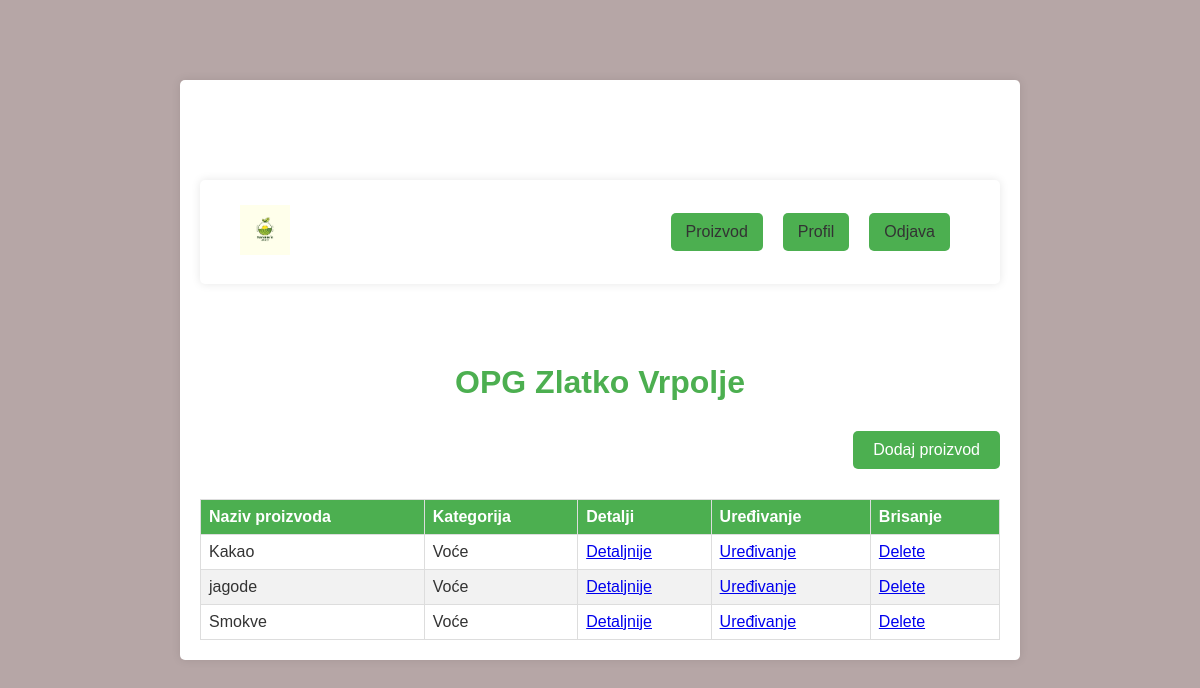
The page /list_products (signed in) on the database its author committed.
### farmapp/models.py (models this page shows, shortened)
class Farm(models.Model):
    user = models.OneToOneField(User, on_delete=models.CASCADE)
    ime = models.CharField("Ime", max_length=30)
    prezime = models.CharField("Prezime", max_length=30)
    naziv_opg = models.CharField("Naziv OPG-a", max_length=100)
    adresa = models.CharField(max_length=255)
    telefon = models.IntegerField("Telefon")
    email = models.EmailField()
    email_potvrda = models.EmailField()

class Product(models.Model):
    CATEGORY_CHOICES = [
        ('milk_product', 'Mliječni proizvodi'),
        ('fruit_product', 'Voće'),
        ('vegetables_product', 'Povrće'),
    ]
    farm = models.ForeignKey(Farm, on_delete=models.CASCADE)
    name = models.CharField(max_length=100)
    category = models.CharField(max_length=20, choices=CATEGORY_CHOICES)
    detail = models.TextField()

### farmapp/views.py (the view)
# urls.py: path('list_products', views.list_products, name="list_products"),
@login_required
def list_products(request):
    user_profile = Farm.objects.get(user=request.user)
    products = Product.objects.filter(farm=user_profile)
    return render(request, 'farmapp/product_list.html', {'products': products, 'user_profile': user_profile})

### farmapp/templates/farmapp/product_list.html (shortened to what this page needs)
{% extends 'farmapp/main.html' %}
{% load static %}
{% block site_css %}<link rel="stylesheet" href="{% static 'farmapp/product_list.css' %}">{% endblock %}
{% block content %}
{% include 'farmapp/header.html' %}
    {% if user_profile %}
        <h1 class="prodlist__name">{{ user_profile.naziv_opg }}</h1>
    {% else %}
        <h1>Opg ne postoji</h1>
    {% endif %}
    <div class="prodlist__addprod">
        <a href="{% url 'add_product' %}">Dodaj proizvod</a>
    </div>
    <table>
        <thead>
            <tr>
                <th>Naziv proizvoda</th>
                <th>Kategorija</th>
                <th>Detalji</th>
                <th>Uređivanje</th>
                <th>Brisanje</th>
            </tr>
        </thead>
        <tbody>
            {% for product in products %}
            <tr>
                <td>{{ product.name }}</td>
                <td>{{ product.get_category_display }}</td>
                <td><a href="{% url 'product_details' product.id %}">Detaljnije</a></td>
                <td><a href="{% url 'edit_product' product.id %}">Uređivanje</a></td>
                <td><a href="{% url 'delete_product' product.id %}" class="delete-link" onclick="return confirmDelete()">Delete</a></td>
            </tr>
            {% empty %}
            <tr>
                <td colspan="3">No products available.</td>
            </tr>
            {% endfor %}
        </tbody>
    </table>
{% endblock %}

### farmapp/static/farmapp/main.css (style rules this page uses)
body { background-color: rgb(182, 166, 166); }

### farmapp/static/farmapp/product_list.css (style rules this page uses)
:root { --primary-color: #4CAF50; --text-color: #333; --font-family: 'Arial', sans-serif; --popup-background-color: #fff; --overlay-color: rgba(0, 0, 0, 0.5); --hover-color: #3498db; }
body { font-family: var(--font-family); color: var(--text-color); margin: 0; padding: 0; background-color: #f0f0f0; }
.prodlist__addprod { display: flex; justify-content: flex-end; }
.prodlist__name { text-align: center; margin: 20px 0; color: var(--primary-color); }
.prodlist__addprod a { display: inline-block; background-color: var(--primary-color); color: white; padding: 10px 20px; border-radius: 5px; text-decoration: none; margin: 10px 0; transition: background-color 0.3s; }
table { width: 100%; border-collapse: collapse; margin-top: 20px; }
th, td { border: 1px solid #ddd; padding: 8px; text-align: left; }
th { background-color: var(--primary-color); color: white; }
tr:nth-child(even) { background-color: #f2f2f2; }

### farmapp/static/farmapp/header.css (style rules this page uses)
:root { --primary-color: #4CAF50; --text-color: #333; --font-family: 'Arial', sans-serif; }

### rows shown on the page
Farm: naziv_opg "OPG Zlatko Vrpolje"
Product: name "Kakao", category "Voće"
Product: name "jagode", category "Voće"
Product: name "Smokve", category "Voće"
